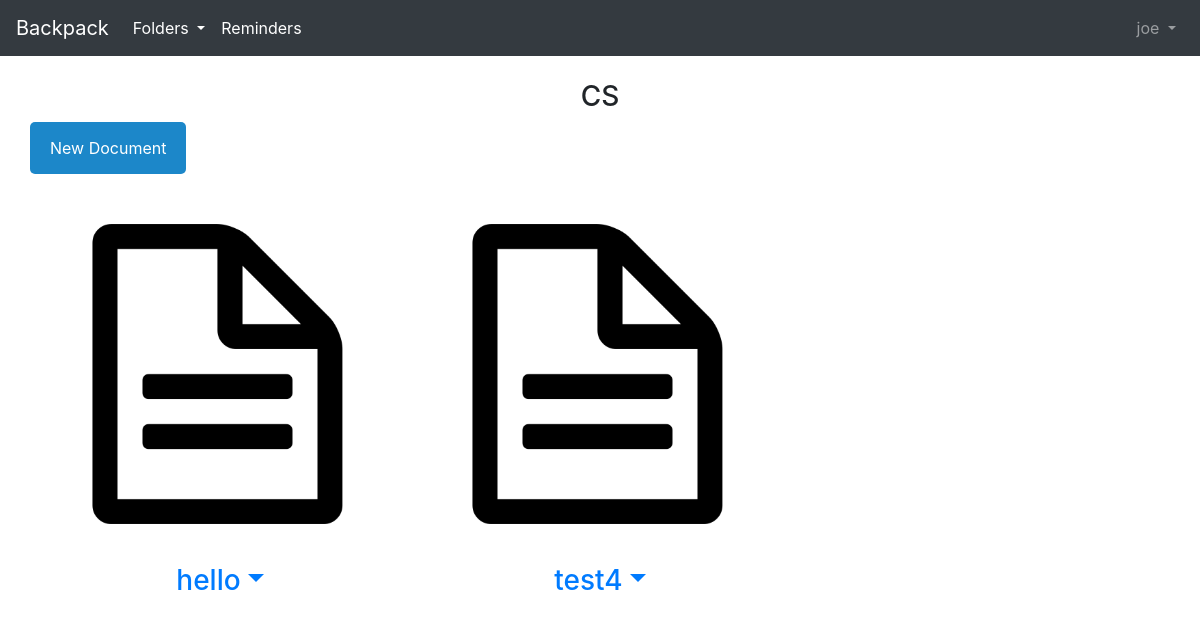
The app's page /docs/CS/ (signed in), older data.
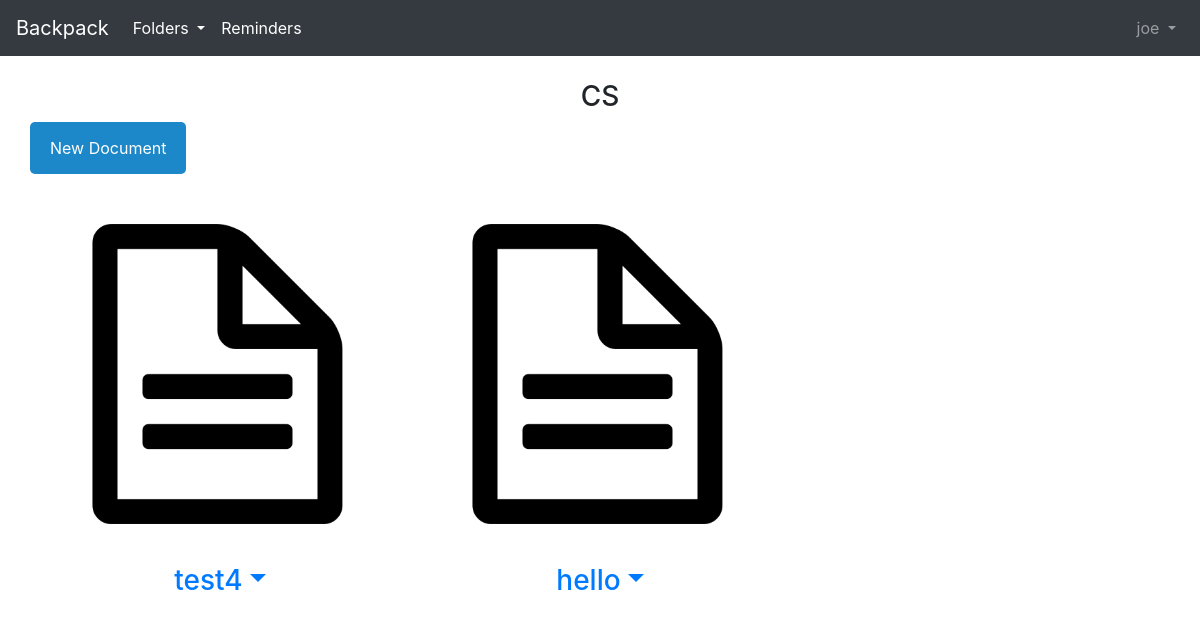
The same page, newer data.
### docs/models.py (models this page shows, shortened)
class Document(models.Model):
    class Meta:
        constraints = [
            models.UniqueConstraint(fields=['title', 'folder_parent'], name='unique_doc')
            ]
    id = models.AutoField(primary_key=True)
    title = models.CharField(max_length=100)
    body = models.TextField(blank=True)
    last_access = models.DateTimeField(default=timezone.now)
    folder_parent = models.ForeignKey(
        Folder,
        on_delete=models.CASCADE,
    )

### docs/views.py (the view)
# urls.py: path('<str:folder_title>/', DocView.as_view(), name ='doc_list'),
class DocView(ListView):
    template_name = "doc_list.html"
    def get_queryset(self):
        if self.request.user.is_authenticated:
            folder = Folder.objects.get(user_owner=self.request.user, title=self.kwargs['folder_title'])
            folder.last_access = timezone.now()
            folder.save()
            qs = folder.document_set.all().order_by('-last_access')
            return qs
        else:
            return 0

### docs/models.py (called while the page is built)
    def __str__(self):
        return self.title

### templates/context_processors.py (called while the page is built)
def include_login_form(request):
    from django.contrib.auth.forms import AuthenticationForm
    form = AuthenticationForm()
    return {'login_form': form}

### templates/template_tags/tags.py (called while the page is built)
@register.inclusion_tag("top3.html", takes_context=True)
def get_top3_folders(context):
    request = context['request']
    user = request.user
    queryset = Folder.objects.filter(user_owner = user).order_by('-last_access')[:3]
    return {"folder_queryset":queryset}

### templates/doc_list.html (shortened to what this page needs)
{% extends 'base.html' %}
{% load static %}
{% block content %}
<link rel="stylesheet" href="{% static 'forms.css' %}">
<h3 style="text-align: center;">{{ view.kwargs.folder_title}}</h3>
<div class="container">
  <div class="row">
      <button class='openButton' onclick = "openForm()">
        New Document
          </button>
  </div>
</div>
<br>
<div class="container">
  <div class="row">
{% for Docs in object_list %}
    <div class="col-sm-4">
 <a href="{{request.path}}{{Docs.title}}">
        <div class="panel-body"><img src="{% static 'file.png' %}" class="img-responsive" style="width:100%" alt="Image"></div>
	<h3 style="justify-content: center;display: flex; flex-direction: row;" class="text-center my-3">{{Docs.title}}
	<a  class="dropdown-toggle" href="#" id="Folder-dropdown"
              data-toggle="dropdown" aria-haspopup="true"
              aria-expanded="false">
            </a>
		</a>
            </div>
    </div>
{% endfor %}
</div><br>
{% endblock content %}

### templates/base.html (shortened to what this page needs)
<!doctype html>
<html lang="en">
  <head>
    <link rel="stylesheet"
    href="https://stackpath.bootstrapcdn.com/bootstrap/4.1.3/css/bootstrap.min.css"
>
  </head>
  <body>
    <nav class="navbar navbar-expand-md navbar-dark bg-dark mb-4">
      <a class="navbar-brand" href="{% url 'home' %}">Backpack</a>
      {% if user.is_authenticated %}
 	<div class="dropdown">
	<ul class="navbar-nav mr-auto">
        <li class="nav-item active">
        <a class="nav-link dropdown-toggle" href="{% url 'folders' %}"
	>
	Folders </a>
	</li>
	</ul>
</div>
<ul class="navbar-nav mr-auto">
        <li class="nav-item active">
        <a class="nav-link" href="{% url 'reminders' %}"
	>
	Reminders </a>
	</li>
	</ul>
	<ul class="navbar-nav ml-auto">
            <a class="nav-link dropdown-toggle" href="#" id="userMenu"
              data-toggle="dropdown" data-hover = "dropdown" aria-haspopup="true"
              aria-expanded="false">
              {{ user.username }}
            </a>
        </ul>
      {% endif %}
  </nav>
    {% block content %}
    {% endblock content %}
  </body>
</html>

### docs/static/forms.css (style rules this page uses)
* { box-sizing: border-box; }
.openButton { border: none; border-radius: 5px; background-color: #1c87c9; color: white; padding: 14px 20px; cursor: pointer; }

Row changes from the older to the newer data that the page shows:
changed Document "test4": moves up the list
